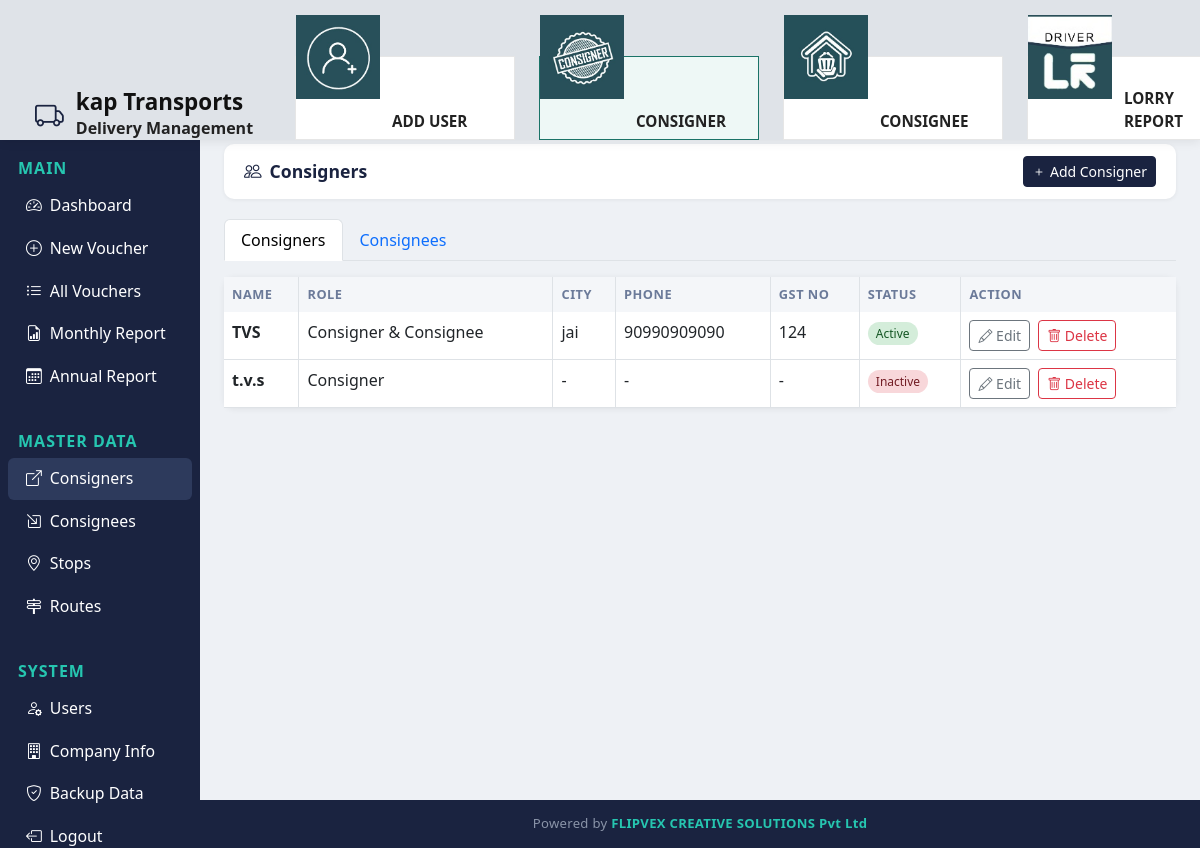
/consigners/ (signed in), run on the app's committed database.
### transport/models.py (models this page shows, shortened)
class CompanyProfile(models.Model):
    name = models.CharField(max_length=200, default='TRANSPORTS COMPANY_name here')
    address_line_1 = models.CharField(max_length=200, default='Address_line1_here')
    address_line_2 = models.CharField(max_length=200, default='Address_line 2_here')
    gst_no = models.CharField(max_length=30, default='gst_number_here')
    mobile_1 = models.CharField(max_length=20, default='mobile_no_1 here')
    mobile_2 = models.CharField(max_length=20, blank=True, default='mobile_number_2 here')
    class Meta:
        verbose_name = 'Company Profile'
        verbose_name_plural = 'Company Profile'
    @classmethod
    def load(cls):
        obj, _ = cls.objects.get_or_create(pk=1)
        return obj

class Party(models.Model):
    CONSIGNER = 'consigner'
    CONSIGNEE = 'consignee'
    BOTH = 'both'
    ROLE_CHOICES = [
        (CONSIGNER, 'Consigner'),
        (CONSIGNEE, 'Consignee'),
        (BOTH, 'Consigner & Consignee'),
    ]
    name = models.CharField(max_length=200)
    role = models.CharField(max_length=20, choices=ROLE_CHOICES, default=BOTH)
    city = models.CharField(max_length=100, blank=True)
    phone = models.CharField(max_length=20, blank=True)
    address = models.TextField(blank=True)
    gst_no = models.CharField(max_length=20, blank=True)
    active = models.BooleanField(default=True)
    created_at = models.DateTimeField(auto_now_add=True)
    class Meta:
        verbose_name_plural = "Parties"
        ordering = ['name']

### transport/views.py (the view)
# urls.py: path('consigners/', views.role_party_list, {'role': 'consigner'}, name='consigner_list'),
@login_required
def role_party_list(request, role):
    parties_all = party_queryset_for_role(role)
    paginator = Paginator(parties_all, 10)
    page_number = request.GET.get('page')
    parties = paginator.get_page(page_number)
    return render(request, 'transport/party_list.html', {
        'parties': parties,
        'role': role,
        'role_label': party_role_label(role),
        'company': CompanyProfile.load(),
    })

### transport/views.py (called while the page is built)
def party_queryset_for_role(role):
    if role == Party.CONSIGNER:
        return Party.objects.filter(role__in=[Party.CONSIGNER, Party.BOTH])
    return Party.objects.filter(role__in=[Party.CONSIGNEE, Party.BOTH])

def party_role_label(role):
    return 'Consigner' if role == Party.CONSIGNER else 'Consignee'

### templates/transport/party_list.html (shortened to what this page needs)
{% extends 'transport/base.html' %}
{% block content %}
<div class="topbar no-print">
  <h5 class="page-title"><i class="bi bi-people me-2"></i>{{ role_label }}s</h5>
  <a href="{% url role|add:'_add' %}" class="btn btn-primary btn-sm"><i class="bi bi-plus me-1"></i>Add {{ role_label }}</a>
</div>
<ul class="nav nav-tabs mb-3 no-print">
  <li class="nav-item"><a class="nav-link {% if role == 'consigner' %}active{% endif %}" href="{% url 'consigner_list' %}">Consigners</a></li>
  <li class="nav-item"><a class="nav-link {% if role == 'consignee' %}active{% endif %}" href="{% url 'consignee_list' %}">Consignees</a></li>
</ul>
<div class="card">
  <div class="card-body p-0">
    <table class="table table-hover mb-0">
      <thead><tr><th>Name</th><th>Role</th><th>City</th><th>Phone</th><th>GST No</th><th>Status</th><th>Action</th></tr></thead>
      <tbody>
      {% for p in parties %}
      <tr>
        <td><strong>{{ p.name }}</strong></td>
        <td>{{ p.get_role_display }}</td>
        <td>{{ p.city|default:"-" }}</td>
        <td>{{ p.phone|default:"-" }}</td>
        <td>{{ p.gst_no|default:"-" }}</td>
        <td>{% if p.active %}<span class="badge-active">Active</span>{% else %}<span class="badge-inactive">Inactive</span>{% endif %}</td>
        <td>
          <div class="d-flex gap-2">
            <a href="{% url role|add:'_edit' p.pk %}" class="btn btn-sm btn-outline-secondary"><i class="bi bi-pencil"></i> Edit</a>
            {% if request.user.is_staff %}
            <form method="post" action="{% url role|add:'_delete' p.pk %}" onsubmit="return confirm('Delete {{ role_label|lower }} {{ p.name }}?');">
              <button type="submit" class="btn btn-sm btn-outline-danger"><i class="bi bi-trash"></i> Delete</button>
            </form>
            {% endif %}
          </div>
        </td>
      </tr>
      {% empty %}<tr><td colspan="7" class="text-center text-muted py-4">No {{ role_label|lower }}s yet.</td></tr>
      {% endfor %}
      </tbody>
    </table>
  </div>
</div>
{% endblock %}

### templates/transport/base.html (shortened to what this page needs)
{% load static %}
<!DOCTYPE html>
<html lang="en">
<head>
<link href="https://cdn.jsdelivr.net/npm/bootstrap@5.3.0/dist/css/bootstrap.min.css" rel="stylesheet">
<link href="https://cdn.jsdelivr.net/npm/bootstrap-icons@1.11.0/font/bootstrap-icons.css" rel="stylesheet">
</head>
<body>
{% if user.is_authenticated %}
<div class="top-header">
  <div class="brand-section">
    <i class="bi bi-truck brand-icon"></i>
    <div>
      <h5>{{company.name}}</h5>
      <small>Delivery Management</small>
    </div>
  </div>
  <div class="icon-cards">
    {% if user.is_staff %}
    <a href="{% url 'user_add' %}" class="icon-card {% if 'user' in request.resolver_match.url_name %}icon-active{% endif %}">
      <img src="{% static 'images/add_user.jpeg' %}" alt="Consigner">
      <span class="icon-label">Add User</span>
    </a>
    {% endif %}
    <a href="{% url 'consigner_list' %}" class="icon-card {% if 'consigner' in request.resolver_match.url_name %}icon-active{% endif %}">
      <img src="{% static 'images/consigners.jpeg' %}" alt="Consigner">
      <span class="icon-label">Consigner</span>
    </a>
    <a href="{% url 'consignee_list' %}" class="icon-card {% if 'consignee' in request.resolver_match.url_name %}icon-active{% endif %}">
      <img src="{% static 'images/dashboard.jpeg' %}" alt="Consignee">
      <span class="icon-label">Consignee</span>
    </a>
    <a href="{% url 'monthly_report' %}" class="icon-card {% if 'route' in request.resolver_match.url_name %}icon-active{% endif %}">
      <img src="{% static 'images/routes.jpeg' %}" alt="Routes">
      <span class="icon-label">Lorry Report</span>
    </a>
  </div>
</div>
<div class="sidebar">
  <div class="section-label">Main</div>
  <a href="{% url 'dashboard' %}" class="nav-link {% if request.resolver_match.url_name == 'dashboard' %}active{% endif %}"><i class="bi bi-speedometer2 me-2"></i>Dashboard</a>
  <a href="{% url 'voucher_add' %}" class="nav-link {% if request.resolver_match.url_name == 'voucher_add' %}active{% endif %}"><i class="bi bi-plus-circle me-2"></i>New Voucher</a>
  <a href="{% url 'voucher_list' %}" class="nav-link {% if request.resolver_match.url_name == 'voucher_list' %}active{% endif %}"><i class="bi bi-list-ul me-2"></i>All Vouchers</a>
  <a href="{% url 'monthly_report' %}" class="nav-link {% if request.resolver_match.url_name == 'monthly_report' %}active{% endif %}"><i class="bi bi-file-earmark-bar-graph me-2"></i>Monthly Report</a>
  <a href="{% url 'annual_report' %}" class="nav-link {% if request.resolver_match.url_name == 'annual_report' %}active{% endif %}"><i class="bi bi-calendar3 me-2"></i>Annual Report</a>
  <div class="section-label">Master Data</div>
  <a href="{% url 'consigner_list' %}" class="nav-link {% if 'consigner' in request.resolver_match.url_name %}active{% endif %}"><i class="bi bi-box-arrow-up-right me-2"></i>Consigners</a>
  <a href="{% url 'consignee_list' %}" class="nav-link {% if 'consignee' in request.resolver_match.url_name %}active{% endif %}"><i class="bi bi-box-arrow-in-down-right me-2"></i>Consignees</a>
  <a href="{% url 'stop_list' %}" class="nav-link {% if 'stop' in request.resolver_match.url_name %}active{% endif %}"><i class="bi bi-geo-alt me-2"></i>Stops</a>
  <a href="{% url 'route_list' %}" class="nav-link {% if 'route' in request.resolver_match.url_name %}active{% endif %}"><i class="bi bi-signpost-2 me-2"></i>Routes</a>
  <div class="section-label">System</div>
  {% if user.is_staff %}
  <a href="{% url 'user_list' %}" class="nav-link {% if 'user' in request.resolver_match.url_name %}active{% endif %}"><i class="bi bi-person-gear me-2"></i>Users</a>
  <a href="{% url 'company_about' %}" class="nav-link {% if request.resolver_match.url_name == 'company_about' %}active{% endif %}"><i class="bi bi-building me-2"></i>Company Info</a>
  {% endif %}
  <a href="{% url 'backup_db' %}" class="nav-link"><i class="bi bi-shield-check me-2"></i>Backup Data</a>
  <a href="{% url 'logout' %}" class="nav-link"><i class="bi bi-box-arrow-left me-2"></i>Logout ({{ user.username }})</a>
</div>
{% endif %}
<div class="{% if user.is_authenticated %}main-content{% else %}container mt-5{% endif %}">
{% block content %}{% endblock %}
</div>
{% if user.is_authenticated %}
<footer class="site-footer">
  Powered by <span>FLIPVEX CREATIVE SOLUTIONS Pvt Ltd</span>
</footer>
{% endif %}
</body>
</html>

### templates/transport/base.html (style rules this page uses)
body { font-family:'Segoe UI',sans-serif; margin:0; background:#eef1f5; }
.top-header { position:fixed; top:0; left:0; right:0; z-index:110; height:140px; background:#dfe3e8; display:flex; align-items:flex-end; padding:50px 35px 0; box-shadow:0 2px 10px rgba(0,0,0,.08); }
.top-header .brand-section { display:flex; align-items:center; gap:12px; min-width:220px; }
.top-header .brand-section .brand-icon { font-size:1.8rem; color:#1a2340; }
.top-header .brand-section h5 { margin:0; font-weight:700; font-size:1.4rem; color:#111; }
.top-header .brand-section small { display:block; color:#222; font-size:1rem; font-weight:600; }
.top-header .icon-cards { flex:1; display:flex; justify-content:space-evenly; align-items:center; gap:24px; margin-left:40px; }
.icon-card { width:220px; height:84px; background:#fff; border:1px solid #e6e6e6; border-radius:0; display:flex; align-items:flex-end; justify-content:flex-start; text-decoration:none; color:#222; overflow:visible; transition:.2s; position:relative; }
.icon-card.icon-active { border-color:#1a7367; background:#eef8f6; }
.icon-card img { width:84px; height:84px; object-fit:cover; flex-shrink:0; border-radius:0; position:absolute; top:-42px; left:0; }
.icon-card .icon-label { margin-left:96px; padding:0 14px 6px 0; font-size:.95rem; font-weight:700; text-transform:uppercase; letter-spacing:0; color:inherit; }
.sidebar { width:200px; position:fixed; top:120px; left:0; bottom:0; background:#1a2340; z-index:100; overflow-y:auto; padding-top:6px; }
.sidebar .nav-link { color:#ffffff; padding:9px 18px; border-radius:6px; margin:1px 8px; font-size:.99rem; display:block; text-decoration:none; }
.sidebar .nav-link:hover, .sidebar .nav-link.active { background:#2d3a5c; color:#fff; }
.sidebar .nav-link i { width:20px; }
.sidebar .section-label { color:#26c6b0; font-size:1.0rem; text-transform:uppercase; letter-spacing:1px; padding:30px 18px 4px; font-weight:600; }
.main-content { margin-left:200px; margin-top:120px; padding:24px; min-height:calc(100vh - 120px); }
.topbar { background:#fff; border-radius:10px; padding:12px 20px; margin-bottom:20px; display:flex; align-items:center; justify-content:space-between; box-shadow:0 1px 4px rgba(0,0,0,.06); }
.topbar .page-title { font-weight:600; font-size:1.1rem; color:#1a2340; margin:0; }
.card { border:none; border-radius:10px; box-shadow:0 1px 6px rgba(0,0,0,.07); }
.btn-primary { background:#1a2340; border-color:#1a2340; }
.table thead th { background:#f4f6f9; font-size:.8rem; text-transform:uppercase; letter-spacing:.5px; color:#6b7a99; border:none; border-right:1px solid #dee2e6; }
.table thead th:last-child { border-right:none; }
.table tbody td { border-right:1px solid #dee2e6; }
.table tbody td:last-child { border-right:none; }
.badge-active { background:#d4edda; color:#155724; font-size:.75rem; padding:3px 8px; border-radius:20px; }
.badge-inactive { background:#f8d7da; color:#721c24; font-size:.75rem; padding:3px 8px; border-radius:20px; }
.site-footer { margin-left:200px; background:#1a2340; color:#8a94a8; text-align:center; padding:14px 20px; font-size:.82rem; letter-spacing:.3px; }
.site-footer span { color:#26c6b0; font-weight:600; }

### data on the page
CompanyProfile: name "kap Transports"
Party: role "Consigner", name "t.v.s", city "-", phone "-", gst_no "-", active "Inactive"
Party: name "TVS", role "Consigner & Consignee", city "jai", phone "90990909090", gst_no "124", active "Active"
